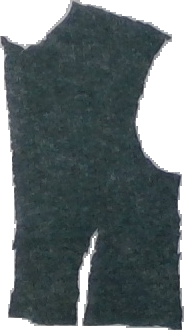
#> input picture client_yaml/template0.png, 184 x 330 px; its folder holds 4 pictures in this run
$ python quant_test.py
#> lines starting #> are read from the running program, lines starting #| are printed output that depends on the picture; after the words box and inside, x2 and y2 are one past the last pixel; in counts of white or black regions, pixels touching at a corner belong together; pictures that were not available may be replaced by others from this repository, and a replacement may not be noted
### individual_client/fabric_detection.py
import cv2, copy
import numpy as np
def filter(image,color,tolerance):
	hsv_color=cv2.cvtColor(np.array([[color]],dtype=np.uint8), cv2.COLOR_BGR2HSV)
	hsv_image=cv2.cvtColor(image, cv2.COLOR_BGR2HSV)
	filtered=cv2.inRange(hsv_image,hsv_color-tolerance,hsv_color+tolerance) #filter the image with upper bound and lower bound in bgr format
	return filtered
def get_label_image(labels,idx):
	image=np.where(labels != idx, 0, labels)
	image=np.where(image == idx,1, image)
	return image

#calculate orientation of binary image
# [8 lines left out: function get_orientation, not called in this run]

def bw2cl(image,color):
	return np.expand_dims(image, axis=-1)*np.array(color)

def detection(image,color,tolerance=np.array([20,20,50])):
	image_size=len(image)*len(image[0]) #get image size
	image_dimension=np.array([len(image),len(image[0])])    #get image dimension
	final=np.zeros((len(image),len(image[0]),3), np.uint8)

	#adaptive palette
	filtered=filter(image,color,tolerance)

	#run color connected components to filter the counts and centroid
	retval, labels, stats, centroids=cv2.connectedComponentsWithStats(filtered) #run CCC on the filtered image
	idx=np.where(np.logical_and(stats[:,4]>=0.005*image_size, stats[:,4]<=0.99*image_size))[0]   #threshold the components to find the best one

	for i in idx:
		pixels=np.where(labels == i)
		if filtered[pixels[0][0],pixels[1][0]]==255:

			#show filtered image
			bn_image=get_label_image(labels,i)
			temp=bw2cl(bn_image,[255,255,255])

			num=stats[i,4]
			result = cv2.bitwise_and(image, temp.astype(np.uint8))
			result_sum=np.sum(np.sum(result,axis=0),axis=0)
			color=result_sum/num
			break
	#use average color to filter
	filtered=filter(image,color,tolerance)

	#run color connected components to filter the counts and centroid
	retval, labels, stats, centroids=cv2.connectedComponentsWithStats(filtered) #run CCC on the filtered image
	idx=np.where(np.logical_and(stats[:,4]>=0.005*image_size, stats[:,4]<=0.99*image_size))[0]   #threshold the components to find the best one

	orientation=[]
	centroid=[]
	for i in idx:
		pixels=np.where(labels == i)
		if filtered[pixels[0][0],pixels[1][0]]==255:

			#show filtered image
			bn_image=get_label_image(labels,i)
			contours=cv2.findContours(bn_image.astype(np.uint8), cv2.RETR_TREE, cv2.CHAIN_APPROX_SIMPLE)[0]
			temp=bw2cl(bn_image,color)

			orientation.append(get_orientation(bn_image))
			centroid.append(np.flip(centroids[i]))

			# [18 lines of commented-out code are left out]
	return (orientation,centroid)

# image=cv2.imread("image_data/rgb3.jpg")        #read in image
# #palette in BGR

# palette=np.array([[29,27,19],[57,37,20]])
# # palette=np.array([[18,15,10]])

# print(detection(image,[29,27,19],tolerance=np.array([30,30,100])))

### toolbox/temp_match.py
import numpy as np
import cv2, time, traceback
BACKGROUND=[170,166,161]


def rotate_image(mat, angle, background):
	"""
	Rotates an image (angle in degrees) and expands image to avoid cropping
	"""

	height, width = mat.shape[:2] # image shape has 3 dimensions

	image_center = (width/2, height/2) # getRotationMatrix2D needs coordinates in reverse order (width, height) compared to shape

	rotation_mat = cv2.getRotationMatrix2D(image_center, angle, 1.)

	# rotation calculates the cos and sin, taking absolutes of those.
	abs_cos = abs(rotation_mat[0,0])
	abs_sin = abs(rotation_mat[0,1])

	# find the new width and height bounds
	bound_w = int(height * abs_sin + width * abs_cos)
	bound_h = int(height * abs_cos + width * abs_sin)

	# subtract old image center (bringing image back to origo) and adding the new image center coordinates
	rotation_mat[0, 2] += bound_w/2 - image_center[0]
	rotation_mat[1, 2] += bound_h/2 - image_center[1]

	# rotate image with the new bounds and translated rotation matrix
	rotated_mat = cv2.warpAffine(mat, rotation_mat, (bound_w, bound_h),cv2.BORDER_CONSTANT,borderValue=background)
	return rotated_mat
# [73 lines left out: functions square, contour, color_temp_match, hsv_temp_match, not called in this run]

def hsv_temp_match2(image,template):		#color based match with alpha channel
	channels = cv2.split(template)
	mask = np.moveaxis(np.tile(np.array(channels[3]),(3,1,1)),0,-1)
	template=cv2.cvtColor(template,cv2.COLOR_BGRA2BGR)


	# [4 lines of commented-out code are left out]

	image=cv2.cvtColor(image,cv2.COLOR_BGR2HSV)
	template=cv2.cvtColor(template,cv2.COLOR_BGR2HSV)
	mask[:,:,-1]=0.5		#0.5 weight on value
	#matching
	res = cv2.matchTemplate(image, template, cv2.TM_SQDIFF,mask=mask)
	min_val, max_val, min_loc, max_loc = cv2.minMaxLoc(res)

	return min_val, min_loc

# [75 lines left out: functions color_temp_match2, bw_temp_match, bw_temp_match2, edge_temp_match, contour_temp_match, not called in this run]


def bold_edge(image,num_pix=4):
	image_bold= image.copy()
	for r in range(len(image)):
		for c in range(len(image[0])):
			#filter out edge noises
			# if np.average(image[r-3:r+3,c-3:c+3])>255./3.:
			# 	image_bold[r-3:r+3,c-3:c+3]=np.zeros(image_bold[r-3:r+3,c-3:c+3].shape)
			# 	continue
			#bold remaining edges
			if image[r][c]!=0:
				image_bold[r-num_pix:r+num_pix,c-num_pix:c+num_pix]=255*np.ones(image_bold[r-num_pix:r+num_pix,c-num_pix:c+num_pix].shape)
	return image_bold


temp_alg={'edge':edge_temp_match,'rgb':color_temp_match,'hsv':hsv_temp_match,'rgba':color_temp_match2,'hsva':hsv_temp_match2,'bw':bw_temp_match,'bwa':bw_temp_match2,'contour':contour_temp_match}


def match(image,template,alg='hsva'):
	min_error=9999999999
	act_angle=0

	tEdged = cv2.Canny(template, 50, 200,apertureSize =3)
	edged = bold_edge(cv2.Canny(image, 50, 200,apertureSize =3))
	# [7 lines of commented-out code are left out]

	for angle in range(0,360,5):
		if alg=='contour':
			template_rt=rotate_image(template_contour,angle,0)
			min_val, min_loc=temp_alg['contour'](image_contour,template_rt)
		elif alg=='edge':
			template_rt=rotate_image(tEdged,angle,[0,0,0])
			min_val, min_loc=temp_alg['edge'](edged,template_rt)
		else:
			template_rt=rotate_image(template,angle,[0,0,0,0])
			min_val, min_loc=temp_alg[alg](image,template_rt)


		if min_val<min_error:
			min_error=min_val
			act_angle=angle
			loc=min_loc
			w=len(template_rt[0])
			h=len(template_rt)
			loc=(min_loc[0]+w/2,min_loc[1]+h/2)

		# print(angle,min_loc,min_val)
	return act_angle,loc

# [92 lines left out: functions match_w_ori, match_w_ori_single, not called in this run]

### individual_client/quant_test.py
import cv2, sys
from matplotlib import pyplot as plt
import numpy as np
sys.path.append('../toolbox/')
from temp_match import *
from fabric_detection import detection

#table ROI
ROI=np.array([[160,600],[165,1153]])	#ROI [[r1,r2],[c1,c2]]
#template size
template_size=360*1.414
#load template
temp_alg=['rgb','hsv','rgba','hsva','bw','bwa']
error_mtx=np.zeros((6,6))

for i in range(6):
	if i==3 or i==1:
		continue
	template=cv2.imread('../client_yaml/template'+str(i)+'.png',cv2.IMREAD_UNCHANGED)
#> template is the input picture: shape (330, 184, 4); mean B, G, R, A 112.5, 110.6, 100.3, 189.9
	mask=np.where(template[:,:,-1]>0, 1, 0)
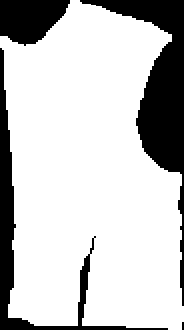
#> mask: shape (330, 184) int64; values 0 (black) and 1 (white), 77.6% white; 4 black regions (1 under 20 px), largest, box (x1, y1, x2, y2) and area: (80, 0, 184, 306) 7157, (0, 48, 168, 330) 4080, (0, 0, 70, 46) 2367
	#calc avg template color
	non_zeros=np.count_nonzero(template[:,:,-1])
#> non_zeros = 47100
	B=np.sum(template[:,:,0]*mask[:,:])/non_zeros
#> B = 71.3
	G=np.sum(template[:,:,1]*mask[:,:])/non_zeros
#> G = 68.82
	R=np.sum(template[:,:,2]*mask[:,:])/non_zeros
#> R = 55.61
	avg_color=[B,G,R]
#> avg_color = [71.3, 68.82, 55.61]

	for m in range(len(temp_alg)):

		for j in range(6):
			#load test image
			test_image=cv2.imread('image_data/temp'+str(i)+'_test'+str(j)+'.jpg',cv2.IMREAD_UNCHANGED)
			try:
				#test test image within ROI
				roi_frame=test_image[ROI[0][0]:ROI[0][1],ROI[1][0]:ROI[1][1]]
				(orientation,centroid1)=detection(roi_frame,avg_color)
#> in detection, `image_size=len(image)*len(image[0])`: image_size = 3230
#> in detection, `image_dimension=np.array([len(image),len(image[0])])`: image_dimension = [170, 19]
#> in filter, `hsv_color=cv2.cvtColor(np.array([[color]],dtype=np.uint8), cv2.COLOR_B..`: hsv_color = [[96, 57, 71]]
#> in detection, `retval, labels, stats, centroids=cv2.connectedComponentsWithStats(filt..`: retval = 4; stats = [[0, 0, 19, 170, 1297], [0, 12, 16, 91, 1083], [0, 104, 17, 65, 848], [9, 163, 2, 1, 2]]; centroids = [[12.35, 75.22], [6.55, 55.16], [7, 136], [9.5, 163]]
#> in detection, `idx=np.where(np.logical_and(stats[:,4]>=0.005*image_size, stats[:,4]<=..`: idx = [0, 1, 2]
#> the loop in detection, `for i in idx:` made 2 passes
#> (pixels, num) on pass 2: (1083 positions, rows 12 to 102, columns 0 to 15, 1083)
#> pixels on pass 1: 1297 positions, rows 0 to 169, columns 0 to 18
				center1=centroid1[0]+ROI[:,0]
				test_region=test_image[int(center1[0]-template_size/2):int(center1[0]+template_size/2),int(center1[1]-template_size/2):int(center1[1]+template_size/2)]

				# [5 lines of commented-out code are left out]


				angle,centroid2=match_w_ori(test_region,template, orientation,temp_alg[m])
				center2=centroid2[0]+np.array([int(center1[0]-template_size/2),int(center1[1]-template_size/2)])
				error_mtx[i][m]+=np.linalg.norm(center2-center1)
			except:
				print('filtered failed','fabric type',i,'image',j)
				test_region=test_image[ROI[0][0]:ROI[0][1],ROI[1][0]:ROI[1][1]]
				angle,center2=match(test_region,template)
#> in match, `tEdged = cv2.Canny(template, 50, 200,apertureSize =3)`:
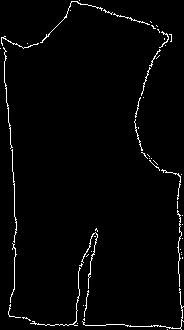
#> tEdged: shape (330, 184); 2.3% white in thin lines or dots
#> the loop in match, `for angle in range(0,360,5):` made 1 pass
#> pass 1, in hsv_temp_match2, `mask = np.moveaxis(np.tile(np.array(channels[3]),(3,1,1)),0,-1)`:
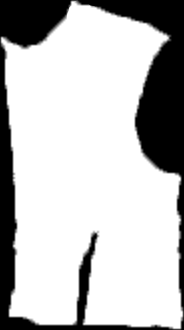
#> mask: shape (330, 184, 3); min 0, max 255, mean 189.9
#> after the loop in match, `for angle in range(0,360,5):`: act_angle = 0; min_error = 9999999999
#> (the run stopped early here; a loop or call above may not have finished)
